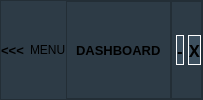
        <widget class="QFrame" name="header">
         <property name="styleSheet">
          <string notr="true">background-color: rgb(45, 59, 70);</string>
         </property>
         <property name="frameShape">
          <enum>QFrame::StyledPanel</enum>
         </property>
         <property name="frameShadow">
          <enum>QFrame::Raised</enum>
         </property>
         <layout class="QHBoxLayout" name="horizontalLayout_3">
          <property name="spacing">
           <number>0</number>
          </property>
          <property name="leftMargin">
           <number>0</number>
          </property>
          <property name="topMargin">
           <number>0</number>
          </property>
          <property name="rightMargin">
           <number>0</number>
          </property>
          <property name="bottomMargin">
           <number>0</number>
          </property>
          <item>
           <widget class="QFrame" name="frame_10">
            <property name="sizePolicy">
             <sizepolicy hsizetype="Preferred" vsizetype="Preferred">
              <horstretch>0</horstretch>
              <verstretch>0</verstretch>
             </sizepolicy>
            </property>
            <property name="styleSheet">
             <string notr="true">border:0px;</string>
            </property>
            <property name="frameShape">
             <enum>QFrame::StyledPanel</enum>
            </property>
            <property name="frameShadow">
             <enum>QFrame::Raised</enum>
            </property>
            <layout class="QHBoxLayout" name="horizontalLayout_4">
             <property name="leftMargin">
              <number>0</number>
             </property>
             <property name="topMargin">
              <number>0</number>
             </property>
             <property name="rightMargin">
              <number>0</number>
             </property>
             <property name="bottomMargin">
              <number>0</number>
             </property>
             <item>
              <widget class="QPushButton" name="pushButton_5">
               <property name="sizePolicy">
                <sizepolicy hsizetype="Preferred" vsizetype="Preferred">
                 <horstretch>0</horstretch>
                 <verstretch>0</verstretch>
                </sizepolicy>
               </property>
               <property name="font">
                <font>
                 <pointsize>10</pointsize>
                 <weight>75</weight>
                 <italic>false</italic>
                 <bold>true</bold>
                 <underline>false</underline>
                 <strikeout>false</strikeout>
                 <kerning>false</kerning>
                </font>
               </property>
               <property name="cursor">
                <cursorShape>PointingHandCursor</cursorShape>
               </property>
               <property name="styleSheet">
                <string notr="true">QPushButton{
background-color: rgb(45, 59, 70);
border:0px;
}
QPushButton:hover{
background-color: rgb(255, 85, 0);
}</string>
               </property>
               <property name="text">
                <string>&lt;&lt;&lt;</string>
               </property>
              </widget>
             </item>
             <item>
              <widget class="QLabel" name="label_7">
               <property name="sizePolicy">
                <sizepolicy hsizetype="Preferred" vsizetype="Minimum">
                 <horstretch>0</horstretch>
                 <verstretch>0</verstretch>
                </sizepolicy>
               </property>
               <property name="text">
                <string>MENU</string>
               </property>
              </widget>
             </item>
            </layout>
           </widget>
          </item>
          <item>
           <widget class="QFrame" name="frame_11">
            <property name="frameShape">
             <enum>QFrame::StyledPanel</enum>
            </property>
            <property name="frameShadow">
             <enum>QFrame::Raised</enum>
            </property>
            <layout class="QVBoxLayout" name="verticalLayout_4">
             <item>
              <widget class="QLabel" name="label_8">
               <property name="font">
                <font>
                 <family>Nirmala UI</family>
                 <pointsize>10</pointsize>
                 <weight>75</weight>
                 <bold>true</bold>
                </font>
               </property>
               <property name="text">
                <string>DASHBOARD</string>
               </property>
              </widget>
             </item>
            </layout>
           </widget>
          </item>
          <item>
           <widget class="QFrame" name="frame_12">
            <property name="sizePolicy">
             <sizepolicy hsizetype="Preferred" vsizetype="Preferred">
              <horstretch>0</horstretch>
              <verstretch>0</verstretch>
             </sizepolicy>
            </property>
            <property name="frameShape">
             <enum>QFrame::StyledPanel</enum>
            </property>
            <property name="frameShadow">
             <enum>QFrame::Raised</enum>
            </property>
            <layout class="QHBoxLayout" name="horizontalLayout_5">
             <property name="spacing">
              <number>4</number>
             </property>
             <property name="leftMargin">
              <number>0</number>
             </property>
             <property name="topMargin">
              <number>0</number>
             </property>
             <property name="rightMargin">
              <number>0</number>
             </property>
             <property name="bottomMargin">
              <number>0</number>
             </property>
             <item>
              <widget class="QFrame" name="frame_19">
               <property name="frameShape">
                <enum>QFrame::StyledPanel</enum>
               </property>
               <property name="frameShadow">
                <enum>QFrame::Raised</enum>
               </property>
              </widget>
             </item>
             <item>
              <widget class="QPushButton" name="minimized">
               <property name="sizePolicy">
                <sizepolicy hsizetype="Minimum" vsizetype="Preferred">
                 <horstretch>0</horstretch>
                 <verstretch>0</verstretch>
                </sizepolicy>
               </property>
               <property name="minimumSize">
                <size>
                 <width>0</width>
                 <height>0</height>
                </size>
               </property>
               <property name="maximumSize">
                <size>
                 <width>30</width>
                 <height>30</height>
                </size>
               </property>
               <property name="font">
                <font>
                 <family>Segoe Script</family>
                 <pointsize>12</pointsize>
                 <weight>75</weight>
                 <bold>true</bold>
                </font>
               </property>
               <property name="styleSheet">
                <string notr="true">QPushButton{
border-radius:15px;
border:1px solid rgb(255,255,255);
background-color: rgb(61, 80, 95);
}
QPushButton:hover{
background-color: rgb(255, 85, 0);
}</string>
               </property>
               <property name="text">
                <string>-</string>
               </property>
              </widget>
             </item>
             <item>
              <widget class="QPushButton" name="Close">
               <property name="sizePolicy">
                <sizepolicy hsizetype="Minimum" vsizetype="Minimum">
                 <horstretch>0</horstretch>
                 <verstretch>0</verstretch>
                </sizepolicy>
               </property>
               <property name="maximumSize">
                <size>
                 <width>30</width>
                 <height>30</height>
                </size>
               </property>
               <property name="font">
                <font>
                 <family>Segoe Script</family>
                 <pointsize>12</pointsize>
                 <weight>75</weight>
                 <bold>true</bold>
                </font>
               </property>
               <property name="styleSheet">
                <string notr="true">QPushButton{
border-radius:15px;
border:1px solid rgb(255,255,255);
background-color: rgb(61, 80, 95);
}
QPushButton:hover{
background-color: rgb(255, 85, 0);
}</string>
               </property>
               <property name="text">
                <string>X</string>
               </property>
              </widget>
             </item>
            </layout>
           </widget>
          </item>
         </layout>
        </widget>
